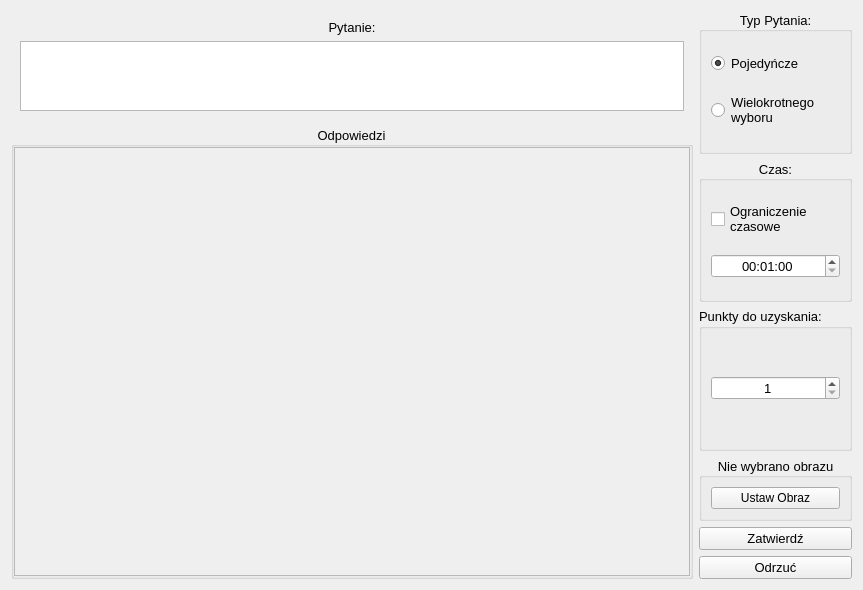
<?xml version="1.0" encoding="UTF-8"?>
<ui version="4.0">
 <class>CreatQuestionWidget</class>
 <widget class="QWidget" name="CreatQuestionWidget">
  <property name="geometry">
   <rect>
    <x>0</x>
    <y>0</y>
    <width>863</width>
    <height>590</height>
   </rect>
  </property>
  <property name="windowTitle">
   <string>Form</string>
  </property>
  <layout class="QHBoxLayout" name="horizontalLayout">
   <item>
    <layout class="QVBoxLayout" name="verticalLayout_6">
     <item>
      <widget class="QWidget" name="questionWidget" native="true">
       <property name="sizePolicy">
        <sizepolicy hsizetype="Expanding" vsizetype="Expanding">
         <horstretch>0</horstretch>
         <verstretch>2</verstretch>
        </sizepolicy>
       </property>
       <layout class="QVBoxLayout" name="verticalLayout_4">
        <item>
         <widget class="QLabel" name="questionLabel">
          <property name="font">
           <font>
            <pointsize>10</pointsize>
           </font>
          </property>
          <property name="text">
           <string>Pytanie:</string>
          </property>
          <property name="alignment">
           <set>Qt::AlignCenter</set>
          </property>
         </widget>
        </item>
        <item>
         <widget class="QPlainTextEdit" name="questionTextEdit">
          <property name="sizePolicy">
           <sizepolicy hsizetype="Preferred" vsizetype="Preferred">
            <horstretch>0</horstretch>
            <verstretch>0</verstretch>
           </sizepolicy>
          </property>
          <property name="font">
           <font>
            <pointsize>10</pointsize>
           </font>
          </property>
         </widget>
        </item>
       </layout>
      </widget>
     </item>
     <item>
      <widget class="QGroupBox" name="answerGroupBox">
       <property name="sizePolicy">
        <sizepolicy hsizetype="Expanding" vsizetype="Expanding">
         <horstretch>0</horstretch>
         <verstretch>9</verstretch>
        </sizepolicy>
       </property>
       <property name="font">
        <font>
         <pointsize>10</pointsize>
        </font>
       </property>
       <property name="title">
        <string>Odpowiedzi</string>
       </property>
       <property name="alignment">
        <set>Qt::AlignCenter</set>
       </property>
       <layout class="QVBoxLayout" name="verticalLayout_7">
        <property name="leftMargin">
         <number>0</number>
        </property>
        <property name="topMargin">
         <number>0</number>
        </property>
        <property name="rightMargin">
         <number>0</number>
        </property>
        <property name="bottomMargin">
         <number>0</number>
        </property>
        <item>
         <widget class="QScrollArea" name="answerScrollArea">
          <property name="widgetResizable">
           <bool>true</bool>
          </property>
          <widget class="QWidget" name="scrollAreaWidgetContents">
           <property name="geometry">
            <rect>
             <x>0</x>
             <y>0</y>
             <width>650</width>
             <height>397</height>
            </rect>
           </property>
          </widget>
         </widget>
        </item>
       </layout>
      </widget>
     </item>
    </layout>
   </item>
   <item>
    <layout class="QVBoxLayout" name="verticalLayout_3">
     <item>
      <widget class="QGroupBox" name="typeGroupBox">
       <property name="font">
        <font>
         <pointsize>10</pointsize>
        </font>
       </property>
       <property name="title">
        <string>Typ Pytania:</string>
       </property>
       <property name="alignment">
        <set>Qt::AlignCenter</set>
       </property>
       <layout class="QVBoxLayout" name="verticalLayout">
        <item>
         <widget class="QRadioButton" name="singleQuestionButton">
          <property name="font">
           <font>
            <pointsize>10</pointsize>
           </font>
          </property>
          <property name="styleSheet">
           <string notr="true"/>
          </property>
          <property name="text">
           <string>Pojedyńcze</string>
          </property>
          <property name="checked">
           <bool>true</bool>
          </property>
         </widget>
        </item>
        <item>
         <widget class="QRadioButton" name="multiQuestionButton">
          <property name="font">
           <font>
            <pointsize>10</pointsize>
           </font>
          </property>
          <property name="styleSheet">
           <string notr="true"/>
          </property>
          <property name="text">
           <string>Wielokrotnego
wyboru</string>
          </property>
          <property name="checked">
           <bool>false</bool>
          </property>
         </widget>
        </item>
       </layout>
      </widget>
     </item>
     <item>
      <widget class="QGroupBox" name="timeGroupBox">
       <property name="font">
        <font>
         <pointsize>10</pointsize>
        </font>
       </property>
       <property name="title">
        <string>Czas:</string>
       </property>
       <property name="alignment">
        <set>Qt::AlignCenter</set>
       </property>
       <layout class="QVBoxLayout" name="verticalLayout_2">
        <item>
         <widget class="QCheckBox" name="timeLimitButton">
          <property name="font">
           <font>
            <pointsize>10</pointsize>
           </font>
          </property>
          <property name="text">
           <string>Ograniczenie
czasowe</string>
          </property>
          <property name="autoRepeat">
           <bool>false</bool>
          </property>
         </widget>
        </item>
        <item>
         <widget class="QTimeEdit" name="maxTimeEdit">
          <property name="alignment">
           <set>Qt::AlignCenter</set>
          </property>
          <property name="minimumTime">
           <time>
            <hour>0</hour>
            <minute>0</minute>
            <second>1</second>
           </time>
          </property>
          <property name="displayFormat">
           <string>HH:mm:ss</string>
          </property>
          <property name="time">
           <time>
            <hour>0</hour>
            <minute>1</minute>
            <second>0</second>
           </time>
          </property>
         </widget>
        </item>
       </layout>
      </widget>
     </item>
     <item>
      <widget class="QGroupBox" name="pointsGroupBox">
       <property name="font">
        <font>
         <pointsize>10</pointsize>
        </font>
       </property>
       <property name="title">
        <string>Punkty do uzyskania:</string>
       </property>
       <layout class="QVBoxLayout" name="verticalLayout_5">
        <item>
         <widget class="QSpinBox" name="pointsSpinBox">
          <property name="alignment">
           <set>Qt::AlignCenter</set>
          </property>
          <property name="prefix">
           <string/>
          </property>
          <property name="minimum">
           <number>1</number>
          </property>
          <property name="maximum">
           <number>100</number>
          </property>
          <property name="value">
           <number>1</number>
          </property>
         </widget>
        </item>
       </layout>
      </widget>
     </item>
     <item>
      <widget class="QGroupBox" name="imageGroupBox">
       <property name="sizePolicy">
        <sizepolicy hsizetype="Preferred" vsizetype="Maximum">
         <horstretch>0</horstretch>
         <verstretch>0</verstretch>
        </sizepolicy>
       </property>
       <property name="font">
        <font>
         <pointsize>10</pointsize>
        </font>
       </property>
       <property name="title">
        <string>Nie wybrano obrazu</string>
       </property>
       <property name="alignment">
        <set>Qt::AlignCenter</set>
       </property>
       <layout class="QVBoxLayout" name="verticalLayout_8">
        <item>
         <widget class="QPushButton" name="imageButton">
          <property name="font">
           <font>
            <pointsize>9</pointsize>
           </font>
          </property>
          <property name="text">
           <string>Ustaw Obraz</string>
          </property>
         </widget>
        </item>
       </layout>
      </widget>
     </item>
     <item>
      <widget class="QPushButton" name="confirmButton">
       <property name="font">
        <font>
         <pointsize>10</pointsize>
        </font>
       </property>
       <property name="text">
        <string>Zatwierdź</string>
       </property>
      </widget>
     </item>
     <item>
      <widget class="QPushButton" name="denyButton">
       <property name="font">
        <font>
         <pointsize>10</pointsize>
        </font>
       </property>
       <property name="text">
        <string>Odrzuć</string>
       </property>
      </widget>
     </item>
    </layout>
   </item>
  </layout>
 </widget>
 <resources/>
 <connections/>
</ui>
